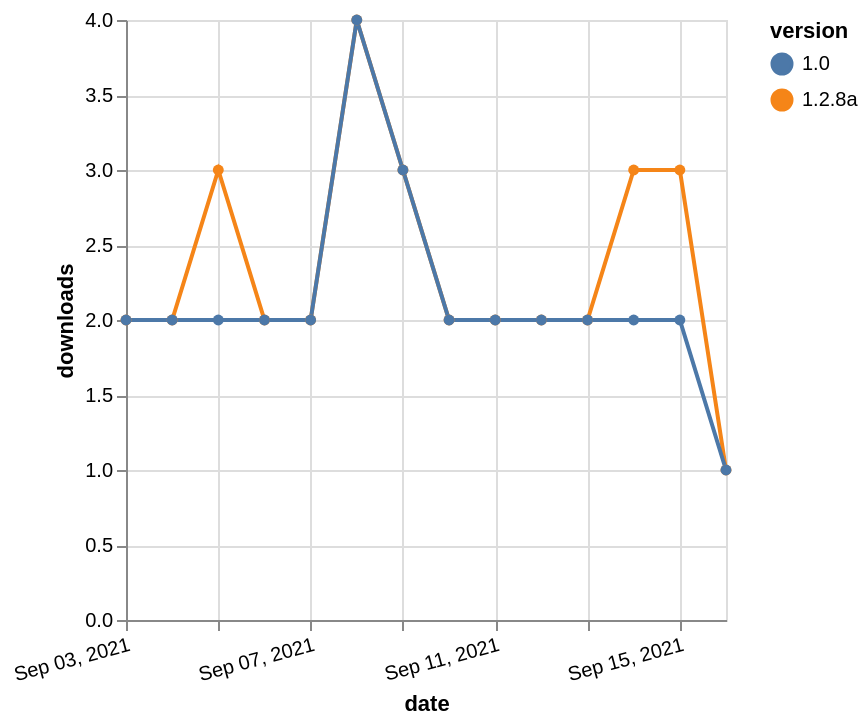

The Vega-Lite source for this figure:
### Vega-Lite specification from a JSON file in a GitHub repository (floating-point values rounded to 4 significant figures)
{"$schema": "https://vega.github.io/schema/vega-lite/v5.json", "description": "A simple bar chart with embedded data.", "data": {"values": [{"date": "2021-09-03", "total": 3028, "delta": 2, "version": "1.2.8a"}, {"date": "2021-09-04", "total": 3030, "delta": 2, "version": "1.2.8a"}, {"date": "2021-09-05", "total": 3033, "delta": 3, "version": "1.2.8a"}, {"date": "2021-09-06", "total": 3035, "delta": 2, "version": "1.2.8a"}, {"date": "2021-09-07", "total": 3037, "delta": 2, "version": "1.2.8a"}, {"date": "2021-09-08", "total": 3041, "delta": 4, "version": "1.2.8a"}, {"date": "2021-09-09", "total": 3044, "delta": 3, "version": "1.2.8a"}, {"date": "2021-09-10", "total": 3046, "delta": 2, "version": "1.2.8a"}, {"date": "2021-09-11", "total": 3048, "delta": 2, "version": "1.2.8a"}, {"date": "2021-09-12", "total": 3050, "delta": 2, "version": "1.2.8a"}, {"date": "2021-09-13", "total": 3052, "delta": 2, "version": "1.2.8a"}, {"date": "2021-09-14", "total": 3055, "delta": 3, "version": "1.2.8a"}, {"date": "2021-09-15", "total": 3058, "delta": 3, "version": "1.2.8a"}, {"date": "2021-09-16", "total": 3059, "delta": 1, "version": "1.2.8a"}, {"date": "2021-09-03", "total": 2760, "delta": 2, "version": "1.0"}, {"date": "2021-09-04", "total": 2762, "delta": 2, "version": "1.0"}, {"date": "2021-09-05", "total": 2764, "delta": 2, "version": "1.0"}, {"date": "2021-09-06", "total": 2766, "delta": 2, "version": "1.0"}, {"date": "2021-09-07", "total": 2768, "delta": 2, "version": "1.0"}, {"date": "2021-09-08", "total": 2772, "delta": 4, "version": "1.0"}, {"date": "2021-09-09", "total": 2775, "delta": 3, "version": "1.0"}, {"date": "2021-09-10", "total": 2777, "delta": 2, "version": "1.0"}, {"date": "2021-09-11", "total": 2779, "delta": 2, "version": "1.0"}, {"date": "2021-09-12", "total": 2781, "delta": 2, "version": "1.0"}, {"date": "2021-09-13", "total": 2783, "delta": 2, "version": "1.0"}, {"date": "2021-09-14", "total": 2785, "delta": 2, "version": "1.0"}, {"date": "2021-09-15", "total": 2787, "delta": 2, "version": "1.0"}, {"date": "2021-09-16", "total": 2788, "delta": 1, "version": "1.0"}]}, "width": "container", "mark": {"type": "line", "point": {"filled": true}}, "encoding": {"x": {"field": "date", "type": "temporal", "timeUnit": "yearmonthdate", "title": "date", "axis": {"labelAngle": -15}}, "y": {"field": "delta", "type": "quantitative", "title": "downloads"}, "color": {"field": "version", "type": "nominal"}, "tooltip": {"field": "delta"}}}
